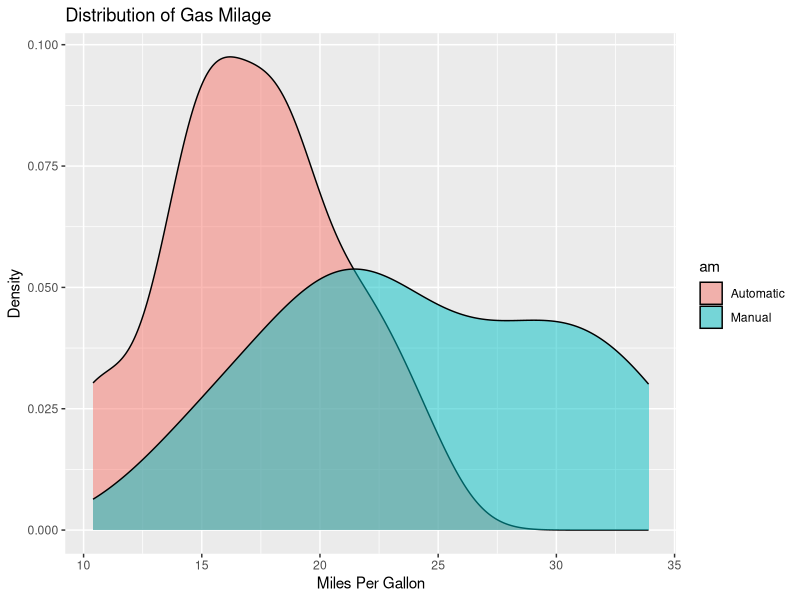
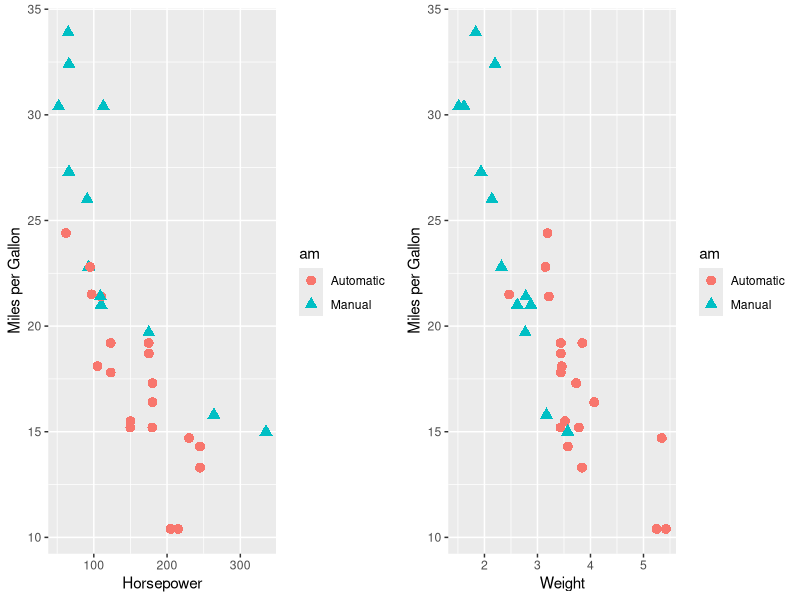
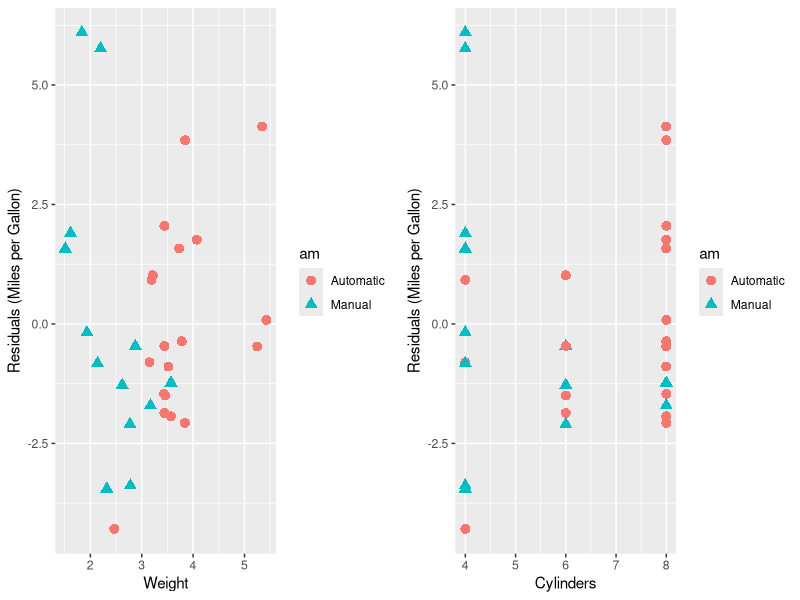
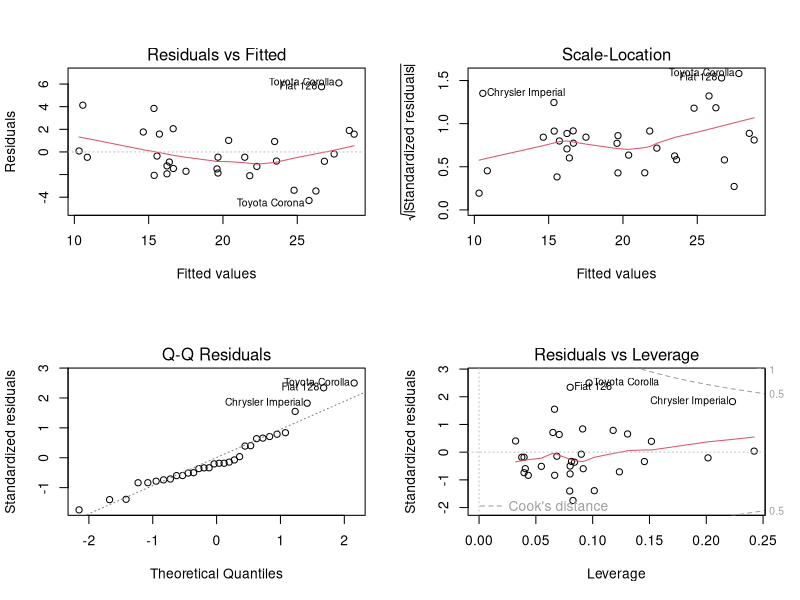

The R source for these figures, in order:
## ---- chunk 1
library(datasets)
library(ggplot2)
require(gridExtra)
data(mtcars)

mtcarsX <- mtcars
mtcarsX$am <- factor(mtcars$am,levels=c(0,1), labels=c("Automatic","Manual"))

## ---- chunk 2

qplot(mpg, data=mtcarsX, geom="density", fill=am, alpha=I(.5),  main="Distribution of Gas Milage", xlab="Miles Per Gallon", ylab="Density")

## ---- chunk 3
plot1 <- qplot(hp, mpg, data=mtcarsX, shape=am, color=am, size=I(3), xlab="Horsepower", ylab="Miles per Gallon")

plot2 <- qplot(wt, mpg, data=mtcarsX, shape=am, color=am, size=I(3), xlab="Weight", ylab="Miles per Gallon")
grid.arrange(plot1, plot2, ncol=2)
## ---- chunk 4
cor(mtcars)[, c(1,6,9)]
## ---- chunk 5

model1 <- lm(mpg ~ wt, data=mtcarsX)

model2.1 <- update(model1, mpg ~ wt + cyl)
model2.2 <- update(model1, mpg ~ wt + disp)
model2.3 <- update(model1, mpg ~ wt + hp)
model2.4 <- update(model1, mpg ~ wt + drat)
model2.5 <- update(model1, mpg ~ wt + qsec)
model2.6 <- update(model1, mpg ~ wt + vs)
model2.7 <- update(model1, mpg ~ wt + am)
model2.8 <- update(model1, mpg ~ wt + gear)
model2.9 <- update(model1, mpg ~ wt + carb)

a1.1 <- anova(model1, model2.1)
a1.2 <- anova(model1, model2.2)
a1.3 <- anova(model1, model2.3)
a1.4 <- anova(model1, model2.4)
a1.5 <- anova(model1, model2.5)
a1.6 <- anova(model1, model2.6)
a1.7 <- anova(model1, model2.7)
a1.8 <- anova(model1, model2.8)
a1.9 <- anova(model1, model2.9)

model3.1 <- update(model2.1, mpg ~ wt + cyl + disp)
model3.2 <- update(model2.1, mpg ~ wt + cyl + hp)
model3.3 <- update(model2.1, mpg ~ wt + cyl + qsec)
model3.4 <- update(model2.1, mpg ~ wt + cyl + vs)
model3.5 <- update(model2.1, mpg ~ wt + cyl + am)

a2.1 <- anova(model2.1, model3.1)
a2.2 <- anova(model2.1, model3.2)
a2.3 <- anova(model2.1, model3.3)
a2.4 <- anova(model2.1, model3.4)
a2.5 <- anova(model2.1, model3.5)

## ---- chunk 6
summary(model2.1)
## ---- chunk 7
confint(model2.1,level=0.95)
## ---- chunk 8
plot1 <- qplot(wt, resid(model2.1), data=mtcarsX, shape=am, color=am, size=I(3), xlab="Weight", ylab="Residuals (Miles per Gallon)")

plot2 <- qplot(cyl, resid(model2.1), data=mtcarsX, shape=am, color=am, size=I(3), xlab="Cylinders", ylab="Residuals (Miles per Gallon)")

grid.arrange(plot1, plot2, ncol=2)
## ---- chunk 9
layout(matrix(c(1,2,3,4),2,2)) # optional 4 graphs/page 
plot(model2.1)
## ---- chunk 10
model1
model2.1
a2.1
